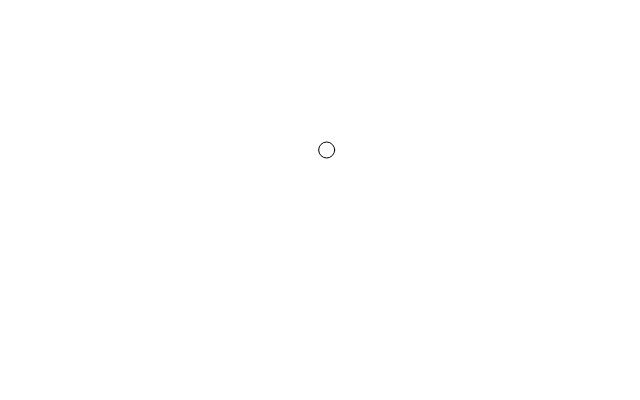
Frame 1 (no input)
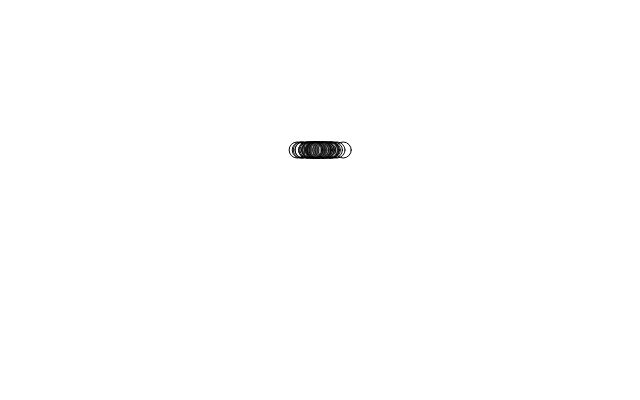
Frame 60 (no input)
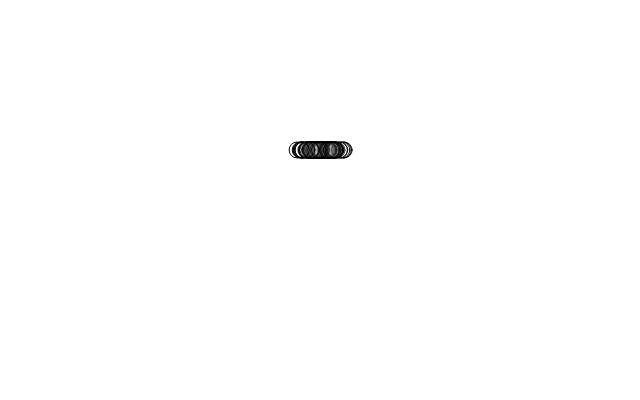
Frame 120 (the mouse pressed at the canvas centre since frame 60)

The p5.js sketch that drew these frames (run headless with seeded random() and noise() and a simulated clock; from frame 60 on, the mouse is pressed at the canvas centre):

// p5.js sketch
// ── sketch.js


function setup()
{
    createCanvas(640, 400);
}


function draw()
{
    let num = randomGaussian();
    let sd = 10;
    let mean = 320;

    let x = sd * num + mean;
    fill(255, 10);
    ellipse(x, 150, 16, 16);

}
